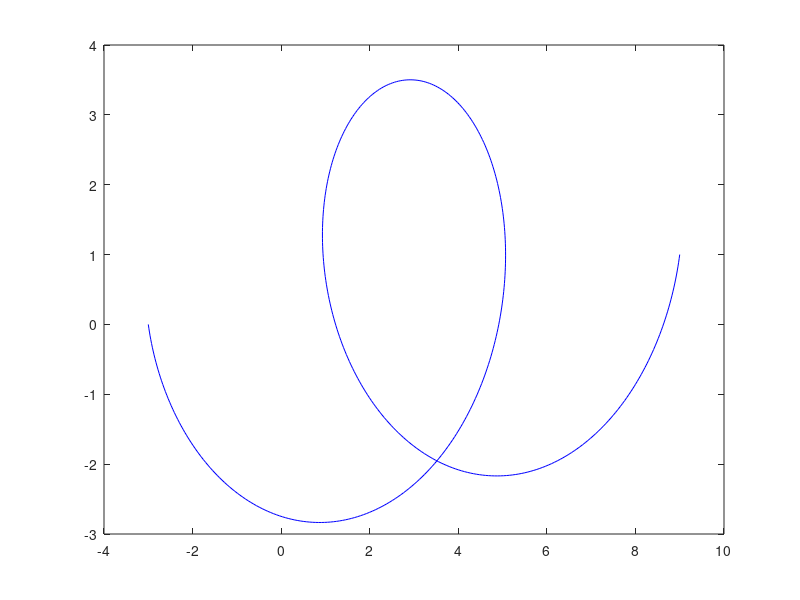

The MATLAB script that drew this image: (Note: this script raises an error after producing the figure.)
% self intersecting curves eigenvector analysis
number_eigenvector=8;

N=501;
th=linspace(-pi,2*pi,N);
R=3;
x=R*cos(th)+linspace(0,6,N);
y=R*sin(th)+linspace(0,1,N);
plot(x,y,'b');
X_selfintersect=[x',y'];
[A_selfintersect,W_selfintersect] = PBC_main(X_selfintersect,20,0.9,3,number_eigenvector);
% W: eigenvector
%scatter(X_selfintersect(:,1),X_selfintersect(:,2),3,W_selfintersect(:,1))

% Circle eigenvector
th = 0:pi/250:2*pi;
xunit = 1 * cos(th) ;
yunit = 1 * sin(th) ;
X_circle=[xunit',yunit'];
[A_circle,W_circle] = PBC_main(X_circle,20,0.8,3,number_eigenvector);
%scatter(X_circle(:,1),X_circle(:,2),3,W_circle(:,1))
%norm(W_circle-W_selfintersect,2)
sum(W_circle(:,1).*W_selfintersect(:,1))
sum(W_circle(:,2).*W_selfintersect(:,2))
sum(W_circle(:,3).*W_selfintersect(:,3))
sum(W_circle(:,4).*W_selfintersect(:,4))
sum(W_circle(:,5).*W_selfintersect(:,5))
sum(W_circle(:,6).*W_selfintersect(:,6))
sum(W_circle(:,7).*W_selfintersect(:,7))
sum(W_circle(:,8).*W_selfintersect(:,8))


% Circle opening a gap.
th = 0:(pi/500*1):(1*pi);
xunit = 1 * cos(th) ;
yunit = 1 * sin(th) ;
X_opencircle=[xunit',yunit'];
[A_opencircle,W_opencircle] = PBC_main(X_opencircle,20,0.8,3,number_eigenvector);
%scatter(X_opencircle(:,1),X_opencircle(:,2),3,W_opencircle(:,1))
%norm(W_opencircle-W_selfintersect,2)
sum(W_opencircle(:,1).*W_selfintersect(:,1))
sum(W_opencircle(:,2).*W_selfintersect(:,2))
sum(W_opencircle(:,3).*W_selfintersect(:,3))
sum(W_opencircle(:,4).*W_selfintersect(:,4))
sum(W_opencircle(:,5).*W_selfintersect(:,5))
sum(W_opencircle(:,6).*W_selfintersect(:,6))
sum(W_opencircle(:,7).*W_selfintersect(:,7))
sum(W_opencircle(:,8).*W_selfintersect(:,8))


% Line 
